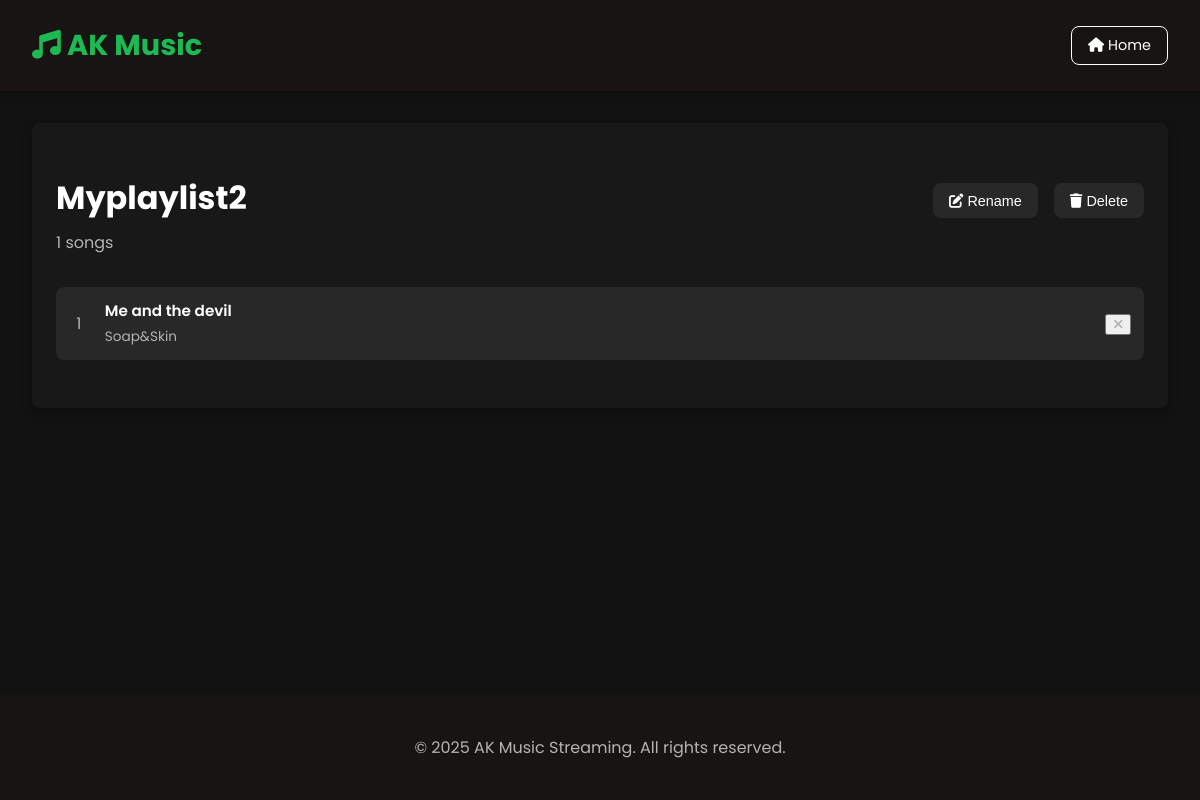
Screenshot of /playlist/5/ (signed in) with the database file from the repository.
### Musicapp/models.py (models this page shows, shortened)
class playlist(models.Model):
    pname = models.CharField(max_length=100)
    songs = models.ManyToManyField(Songs)
    description = models.TextField(blank=True, null=True)
    user = models.ForeignKey(User, on_delete=models.CASCADE, default=get_default_user)

class Songs(models.Model):
    sname = models.CharField(max_length=50)
    mimage = models.ImageField(upload_to='media/images/', default='media/images/default.jpg')
    sgenre = models.CharField(max_length=50)
    Artist = models.CharField(max_length=50)
    audio = models.FileField(upload_to='audiofiles', default='Media/audiofiles/default.mp3')
    playedbefore = models.BooleanField(default=False)
    play_count = models.IntegerField(default=0)

### Musicapp/views.py (the view)
# urls.py: path('playlist/<int:playlist_id>/', views.playlist_detail, name='playlist'),
@login_required
def playlist_detail(request, playlist_id):
    playlist_obj = get_object_or_404(playlist, id=playlist_id, user=request.user)
    context = {
        'playlist': playlist_obj,
        'songs': playlist_obj.songs.all()
    }
    return render(request, 'playlist.html', context)

### templates/playlist.html (shortened to what this page needs)
<!DOCTYPE html>
<html lang="en">
{% load static %}
<head>
    <link rel="stylesheet" href="{% static 'homestyle.css' %}">
    <link rel="stylesheet" href="https://cdnjs.cloudflare.com/ajax/libs/font-awesome/6.4.0/css/all.min.css">
</head>
<body>
    <header>
        <div class="header-content">
            <h1 class="header-title">
                <i class="fas fa-music"></i> AK Music
            </h1>
            <div class="logout-wrapper">
                <a href="{% url 'home' %}" class="btn-logout">
                    <i class="fas fa-home"></i> Home
                </a>
            </div>
        </div>
    </header>
    <main>
        <section>
            <div class="playlist-header">
                <div class="playlist-info">
                    <h1 class="playlist-title">{{ playlist.pname }}</h1>
                    <div class="song-count">{{ playlist.songs.count }} songs</div>
                </div>
                <div class="playlist-actions">
                    <button id="renameButton" class="action-button">
                        <i class="fas fa-edit"></i> Rename
                    </button>
                    <form action="{% url 'delete_playlist' playlist.id %}" method="post">
                        <button type="submit" class="action-button">
                            <i class="fas fa-trash"></i> Delete
                        </button>
                    </form>
                </div>
            </div>
            <div class="playlist-songs">
                {% if playlist.songs.all %}
                    <ul style="display: block;">
                        {% for song in playlist.songs.all %}
                            <li style="display: block; margin-bottom: 0.5rem;">
                                <a href="{% url 'playsong' song.id %}" class="song-item">
                                    <span class="song-index">{{ forloop.counter }}</span>
                                    <div class="song-details">
                                        <div class="song-title">{{ song.sname }}</div>
                                        <div class="song-artist">{{ song.Artist }}</div>
                                    </div>
                                    <form action="{% url 'remove_from_playlist' playlist.id song.id %}" method="post">
                                        <button type="submit" class="song-remove">
                                            <i class="fas fa-times"></i>
                                        </button>
                                    </form>
                                </a>
                            </li>
                        {% endfor %}
                    </ul>
                {% else %}
                    <div class="empty-playlist">
                        <i class="fas fa-music" style="font-size: 3rem; margin-bottom: 1rem;"></i>
                        <p>This playlist is empty. Add songs to get started!</p>
                    </div>
                {% endif %}
            </div>
        </section>
    </main>
    <footer>
        <p>&copy; 2025 AK Music Streaming. All rights reserved.</p>
    </footer>
</body>
</html>

### static/homestyle.css (style rules this page uses)
:root { --primary-color: #1db954; --primary-dark: #1aa34a; --secondary-color: #191414; --text-color: #ffffff; --text-secondary: #b3b3b3; --background-main: #121212; --background-card: #181818; --background-highlight: #282828; --shadow: rgba(0, 0, 0, 0.3); --transition-default: all 0.3s ease; --border-radius: 8px; }
body { font-family: 'Poppins', 'Segoe UI', Tahoma, Geneva, Verdana, sans-serif; background-color: var(--background-main); color: var(--text-color); margin: 0; padding: 0; min-height: 100vh; display: flex; flex-direction: column; }
header { background-color: var(--secondary-color); padding: 1.5rem 0; position: sticky; top: 0; z-index: 100; box-shadow: 0 2px 10px var(--shadow); }
.header-content { display: flex; justify-content: space-between; align-items: center; max-width: 1200px; margin: 0 auto; padding: 0 2rem; }
.header-title { font-size: 1.8rem; font-weight: 700; margin: 0; color: var(--primary-color); }
.btn-logout { background-color: transparent; color: var(--text-color); border: 1px solid var(--text-color); padding: 0.5rem 1rem; border-radius: var(--border-radius); cursor: pointer; font-size: 0.9rem; transition: var(--transition-default); }
main { flex: 1; max-width: 1200px; margin: 0 auto; padding: 2rem; width: 100%; box-sizing: border-box; }
section { background-color: var(--background-card); padding: 1.5rem; margin-bottom: 2rem; border-radius: var(--border-radius); box-shadow: 0 4px 12px var(--shadow); }
ul { list-style-type: none; padding: 0; display: grid; grid-template-columns: repeat(auto-fill, minmax(150px, 1fr)); gap: 1.5rem; }
ul li { padding: 0; border: none; transition: var(--transition-default); border-radius: var(--border-radius); overflow: hidden; }
.song-title { font-weight: 600; margin-bottom: 0.3rem; font-size: 0.95rem; white-space: nowrap; overflow: hidden; text-overflow: ellipsis; }
.song-artist { color: var(--text-secondary); font-size: 0.85rem; }
footer { background-color: var(--secondary-color); color: var(--text-secondary); text-align: center; padding: 1.5rem; margin-top: auto; }
a { text-decoration: none; color: var(--text-color); display: block; }
section { animation: fadeIn 0.5s ease-out; }
ul li { animation: fadeIn 0.5s ease-out; animation-fill-mode: both; }
ul li:nth-child(1) { animation-delay: 0.1s; }

### templates/playlist.html (style rules this page uses)
.playlist-header { display: flex; align-items: center; margin-bottom: 2rem; }
.playlist-info { flex: 1; text-align: left; }
.playlist-title { font-size: 2rem; margin-bottom: 0.5rem; }
.song-count { color: var(--text-secondary); }
.playlist-actions { display: flex; gap: 1rem; }
.action-button { background-color: var(--background-highlight); color: var(--text-color); border: none; padding: 0.6rem 1rem; border-radius: var(--border-radius); cursor: pointer; transition: var(--transition-default); font-size: 0.9rem; }
.playlist-songs { margin-top: 2rem; }
.song-item { display: flex; align-items: center; padding: 0.8rem; background-color: var(--background-highlight); border-radius: var(--border-radius); margin-bottom: 0.5rem; transition: var(--transition-default); }
.song-index { margin-right: 1rem; color: var(--text-secondary); width: 20px; text-align: center; }
.song-details { flex: 1; }
.song-remove { color: var(--text-secondary); transition: var(--transition-default); }

### rows the page displays
playlist: pname "Myplaylist2", songs.count "1"
Songs: sname "Me and the devil", Artist "Soap&Skin"
